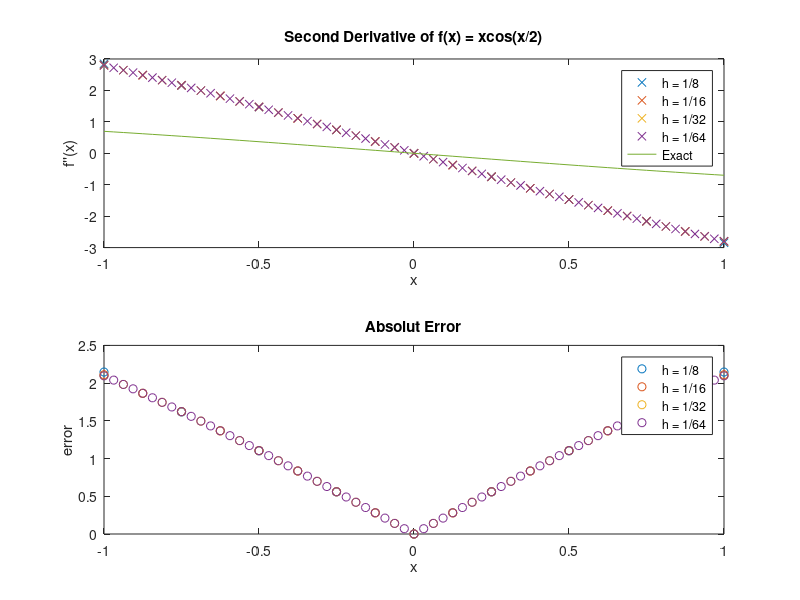

Here is the MATLAB script that generated this plot:
%Rozniakowski_Andrew_2order2deriv.m

%Andrew Rozniakowski

%This program computes the second derivative of the function:
%f(x) = xcos(x/2) on the interval [-1,1], using the second order central 
%difference formula. It also uses forward and backward difference formulas 
%at the end points. This program prints out 2 graph. The first graph 
%compares the exact second derivative of f(x) with our difference formula
%using an h value of 1/8, 1/16, 1/32, and 1/64. The second graph plots the
%error for each h value.  

clear all
close all

%for loop for h
for i=3:6 
    %Declare variables 
    h = (1/2)^i;
    n = (2^i) + 1;
    x = linspace(-1,1,n);
    f = x.*cos(x/2);
    fp_exact = -sin(x/2) - (1/4)*x.*cos(x/2);
    fp = zeros(size(x));
    err = zeros(size(x)); 


    %computing f'(x) numerical interior points

    for k = 2:n-1 
        fp(k) = (f(k+1) - 2*f(k) + f(k-1))/(h^2);
    end

    %computing left most point
    fp(1) = (2*f(1) - 5*f(2) + 4*f(3) - f(4))/(h^2);

    %computing right most point
    fp(n) = (2*f(n) - 5*f(n-1) + 4*f(n-2) - f(n-3))/(h^2);

    %computing error
    err = abs(fp_exact - fp);

    %Plotting
    figure(1)
    subplot(2,1,1);
    plot(x,fp,'x');
    hold all
    subplot(2,1,2);
    plot(x,err,'o');
    hold all
end

subplot(2,1,1);
plot(x,fp_exact);
legend('h = 1/8', 'h = 1/16', 'h = 1/32', 'h = 1/64', 'Exact');
title('Second Derivative of f(x) = xcos(x/2)');
xlabel('x');
ylabel('f''''(x)');
subplot(2,1,2);
legend('h = 1/8', 'h = 1/16', 'h = 1/32', 'h = 1/64');
title('Absolut Error');
xlabel('x');
ylabel('error');
